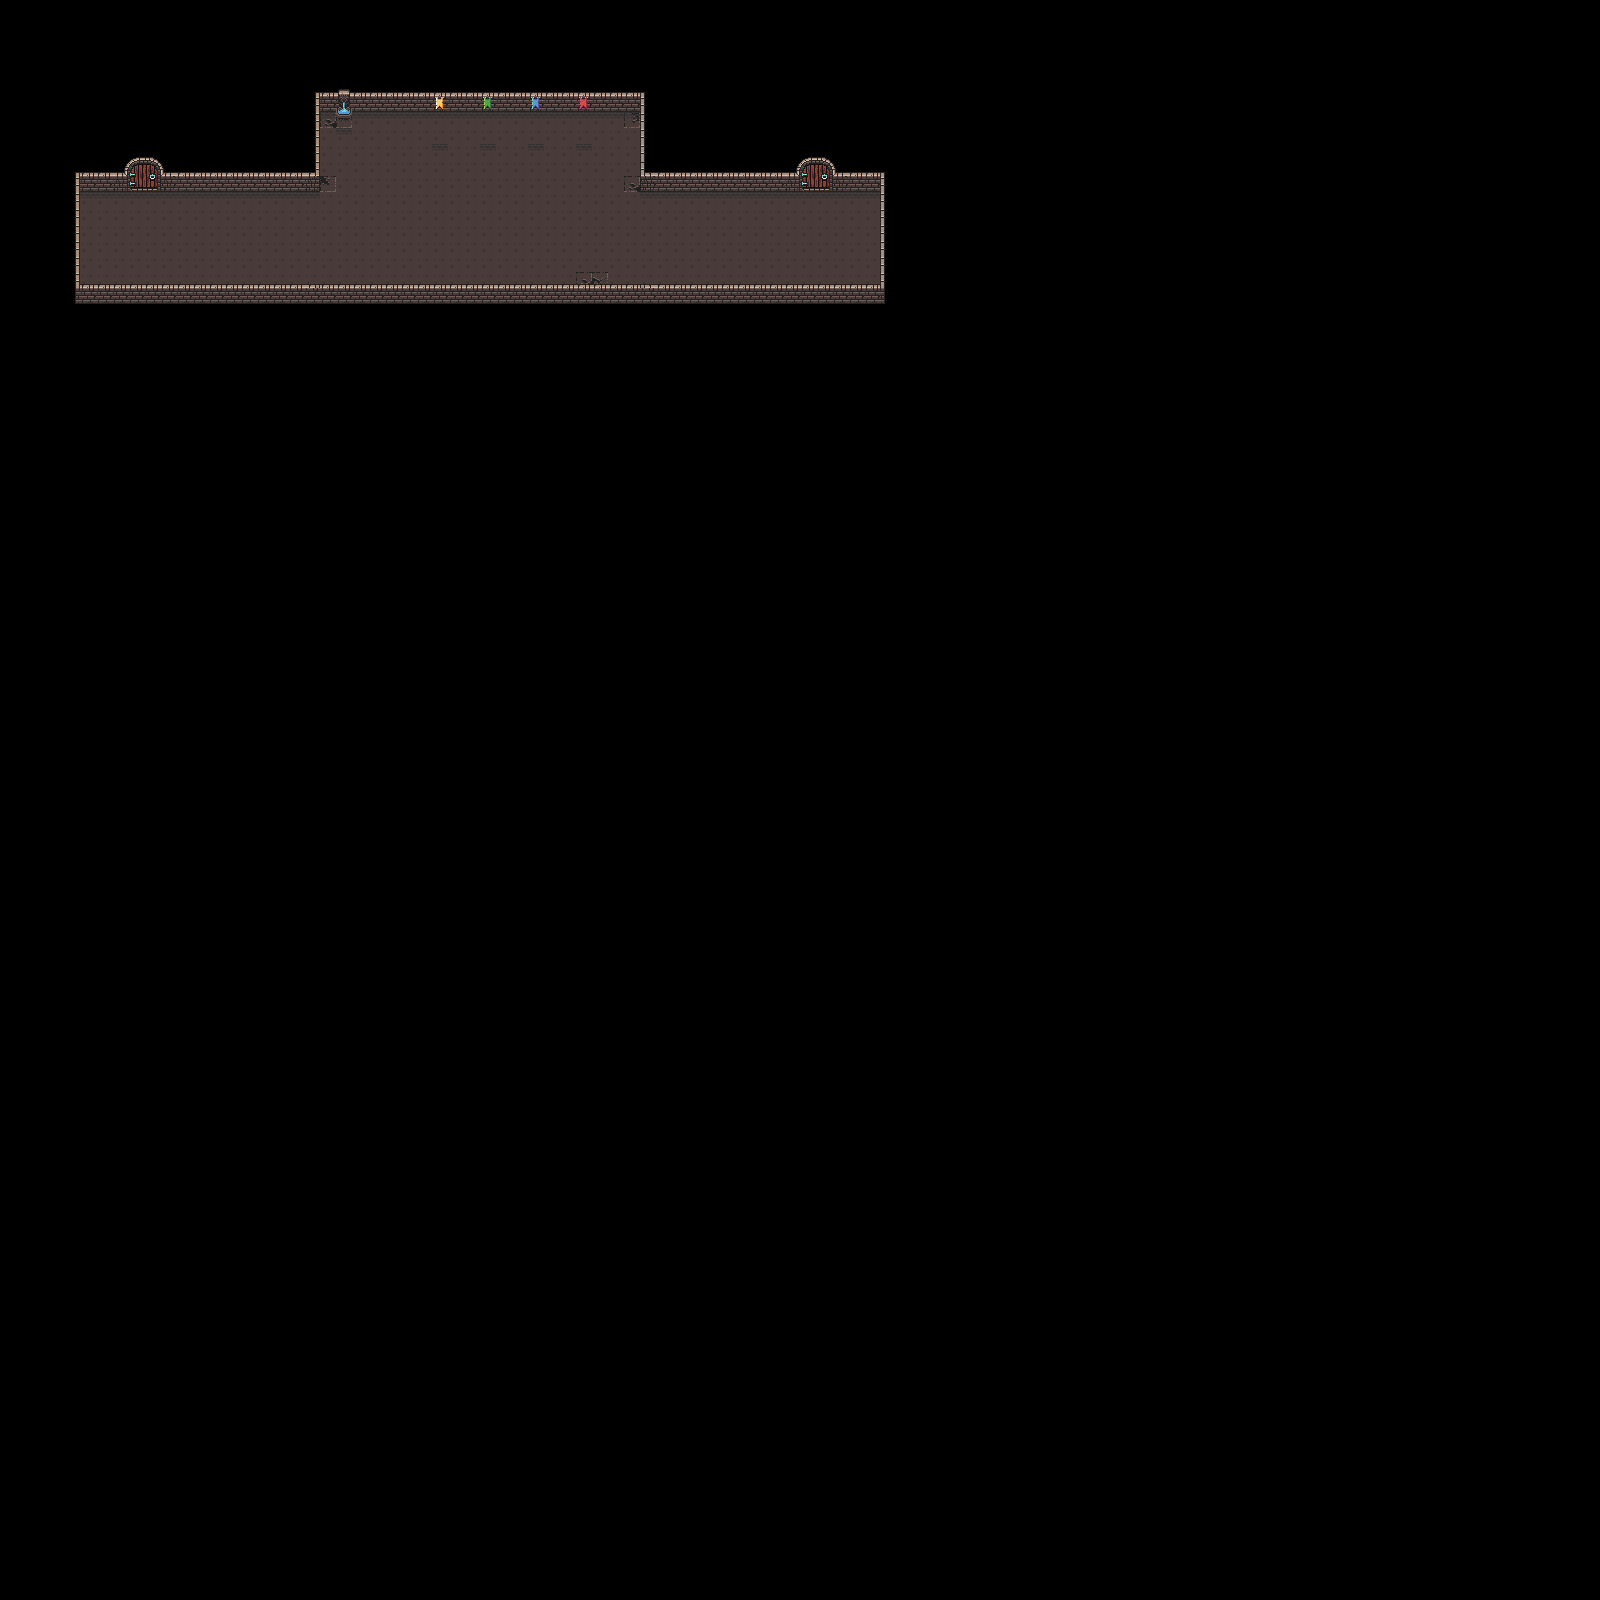

This game map was drawn from its Tiled (.tmx) file and the tilesets committed beside it. A one-line description and the trimmed map source follow:
An orthogonal 100x100 tile map with 16x16 px tiles, 2 tile layers (Ground, Walls) and 4 objects.

<map version="1.10" tiledversion="1.10.1" orientation="orthogonal" renderorder="right-down" width="100" height="100" tilewidth="16" tileheight="16" infinite="0" nextlayerid="5" nextobjectid="7">
 <editorsettings>
  <export target="../tiles/dungeon-03.json" format="json" />
 </editorsettings>
 <tileset firstgid="1" name="dungeon" tilewidth="16" tileheight="16" tilecount="160" columns="10">
  <image source="../tiles/dungeon_tiles.png" width="160" height="256" />
  <tile id="0">
   <properties>
    <property name="collides" type="bool" value="false" />
   </properties>
  </tile>
  <tile id="1">
   <properties>
    <property name="collides" type="bool" value="false" />
   </properties>
  </tile>
  <tile id="2">
   <properties>
    <property name="collides" type="bool" value="false" />
   </properties>
  </tile>
  <tile id="3">
   <properties>
    <property name="collides" type="bool" value="false" />
   </properties>
  </tile>
  <tile id="4">
   <properties>
    <property name="collides" type="bool" value="false" />
   </properties>
  </tile>
  <tile id="5">
   <properties>
    <property name="collides" type="bool" value="false" />
   </properties>
  </tile>
  <tile id="6">
   <properties>
    <property name="collides" type="bool" value="false" />
   </properties>
  </tile>
  <tile id="7">
   <properties>
    <property name="collides" type="bool" value="false" />
   </properties>
  </tile>
  <tile id="8">
   <properties>
    <property name="collides" type="bool" value="false" />
   </properties>
  </tile>
  <tile id="10">
   <properties>
    <property name="collides" type="bool" value="false" />
   </properties>
  </tile>
  <tile id="11">
   <properties>
    <property name="collides" type="bool" value="true" />
   </properties>
  </tile>
  <tile id="12">
   <properties>
    <property name="collides" type="bool" value="true" />
   </properties>
  </tile>
  <tile id="13">
   <properties>
    <property name="collides" type="bool" value="true" />
   </properties>
  </tile>
  <tile id="14">
   <properties>
    <property name="collides" type="bool" value="false" />
   </properties>
  </tile>
  <tile id="15">
   <properties>
    <property name="collides" type="bool" value="false" />
   </properties>
  </tile>
  <tile id="16">
   <properties>
    <property name="collides" type="bool" value="false" />
   </properties>
  </tile>
  <tile id="17">
   <properties>
    <property name="collides" type="bool" value="false" />
   </properties>
  </tile>
  <tile id="18">
   <properties>
    <property name="collides" type="bool" value="false" />
   </properties>
  </tile>
  <tile id="20">
   <properties>
    <property name="collides" type="bool" value="false" />
   </properties>
  </tile>
  <tile id="21">
   <properties>
    <property name="collides" type="bool" value="true" />
   </properties>
  </tile>
  <tile id="22">
   <properties>
    <property name="collides" type="bool" value="true" />
   </properties>
  </tile>
  <tile id="23">
   <properties>
    <property name="collides" type="bool" value="true" />
   </properties>
  </tile>
  <tile id="24">
   <properties>
    <property name="collides" type="bool" value="false" />
   </properties>
  </tile>
  <tile id="25">
   <properties>
    <property name="collides" type="bool" value="false" />
   </properties>
  </tile>
  <tile id="26">
   <properties>
    <property name="collides" type="bool" value="false" />
   </properties>
  </tile>
  <tile id="27">
   <properties>
    <property name="collides" type="bool" value="false" />
   </properties>
  </tile>
  <tile id="28">
   <properties>
    <property name="collides" type="bool" value="false" />
   </properties>
  </tile>
  <tile id="30">
   <properties>
    <property name="collides" type="bool" value="false" />
   </properties>
  </tile>
  <tile id="31">
   <properties>
    <property name="collides" type="bool" value="true" />
   </properties>
  </tile>
  <tile id="32">
   <properties>
    <property name="collides" type="bool" value="true" />
   </properties>
  </tile>
  <tile id="33">
   <properties>
    <property name="collides" type="bool" value="true" />
   </properties>
  </tile>
  <tile id="34">
   <properties>
    <property name="collides" type="bool" value="true" />
   </properties>
  </tile>
  <tile id="35">
   <properties>
    <property name="collides" type="bool" value="true" />
   </properties>
  </tile>
  <tile id="36">
   <properties>
    <property name="collides" type="bool" value="true" />
   </properties>
  </tile>
  <tile id="37">
   <properties>
    <property name="collides" type="bool" value="false" />
   </properties>
  </tile>
  <tile id="38">
   <properties>
    <property name="collides" type="bool" value="false" />
   </properties>
  </tile>
  <tile id="40">
   <properties>
    <property name="collides" type="bool" value="false" />
   </properties>
  </tile>
  <tile id="41">
   <properties>
    <property name="collides" type="bool" value="false" />
   </properties>
  </tile>
  <tile id="42">
   <properties>
    <property name="collides" type="bool" value="false" />
   </properties>
  </tile>
  <tile id="43">
   <properties>
    <property name="collides" type="bool" value="false" />
   </properties>
  </tile>
  <tile id="44">
   <properties>
    <property name="collides" type="bool" value="false" />
   </properties>
  </tile>
  <tile id="45">
   <properties>
    <property name="collides" type="bool" value="false" />
   </properties>
  </tile>
  <tile id="46">
   <properties>
    <property name="collides" type="bool" value="false" />
   </properties>
  </tile>
  <tile id="47">
   <properties>
    <property name="collides" type="bool" value="false" />
   </properties>
  </tile>
  <tile id="48">
   <properties>
    <property name="collides" type="bool" value="false" />
   </properties>
  </tile>
  <tile id="50">
   <properties>
    <property name="collides" type="bool" value="false" />
   </properties>
  </tile>
  <tile id="51">
   <properties>
    <property name="collides" type="bool" value="false" />
   </properties>
  </tile>
  <tile id="52">
   <properties>
    <property name="collides" type="bool" value="false" />
   </properties>
  </tile>
  <tile id="53">
   <properties>
    <property name="collides" type="bool" value="false" />
   </properties>
  </tile>
  <tile id="54">
   <properties>
    <property name="collides" type="bool" value="false" />
   </properties>
  </tile>
  <tile id="55">
   <properties>
    <property name="collides" type="bool" value="false" />
   </properties>
  </tile>
  <tile id="56">
   <properties>
    <property name="collides" type="bool" value="false" />
   </properties>
  </tile>
  <tile id="57">
   <properties>
    <property name="collides" type="bool" value="false" />
   </properties>
  </tile>
  <tile id="58">
   <properties>
    <property name="collides" type="bool" value="false" />
   </properties>
  </tile>
  <tile id="60">
   <properties>
    <property name="collides" type="bool" value="false" />
   </properties>
  </tile>
  <tile id="61">
   <properties>
    <property name="collides" type="bool" value="false" />
   </properties>
  </tile>
  <tile id="62">
   <properties>
    <property name="collides" type="bool" value="false" />
   </properties>
  </tile>
  <tile id="63">
   <properties>
    <property name="collides" type="bool" value="false" />
   </properties>
  </tile>
  <tile id="64">
   <properties>
    <property name="collides" type="bool" value="false" />
   </properties>
  </tile>
  <tile id="65">
   <properties>
    <property name="collides" type="bool" value="false" />
   </properties>
  </tile>
  <tile id="66">
   <properties>
    <property name="collides" type="bool" value="false" />
   </properties>
  </tile>
  <tile id="67">
   <properties>
    <property name="collides" type="bool" value="false" />
   </properties>
  </tile>
  <tile id="68">
   <properties>
    <property name="collides" type="bool" value="false" />
   </properties>
  </tile>
  <tile id="70">
   <properties>
    <property name="collides" type="bool" value="true" />
   </properties>
  </tile>
  <tile id="71">
   <properties>
    <property name="collides" type="bool" value="true" />
   </properties>
  </tile>
  <tile id="72">
   <properties>
    <property name="collides" type="bool" value="false" />
   </properties>
  </tile>
  <tile id="73">
   <properties>
    <property name="collides" type="bool" value="false" />
   </properties>
  </tile>
  <tile id="74">
   <properties>
    <property name="collides" type="bool" value="false" />
   </properties>
  </tile>
  <tile id="75">
   <properties>
    <property name="collides" type="bool" value="false" />
   </properties>
  </tile>
  <tile id="76">
   <properties>
    <property name="collides" type="bool" value="false" />
   </properties>
  </tile>
  <tile id="77">
   <properties>
    <property name="collides" type="bool" value="false" />
   </properties>
  </tile>
  <tile id="78">
   <properties>
    <property name="collides" type="bool" value="false" />
   </properties>
  </tile>
  <tile id="80">
   <properties>
    <property name="collides" type="bool" value="true" />
   </properties>
  </tile>
  <tile id="81">
   <properties>
    <property name="collides" type="bool" value="true" />
   </properties>
  </tile>
  <tile id="82">
   <properties>
    <property name="collides" type="bool" value="true" />
   </properties>
  </tile>
  <tile id="83">
   <properties>
    <property name="collides" type="bool" value="true" />
   </properties>
  </tile>
  <tile id="84">
   <properties>
    <property name="collides" type="bool" value="true" />
   </properties>
  </tile>
  <tile id="85">
   <properties>
    <property name="collides" type="bool" value="true" />
   </properties>
  </tile>
  <tile id="86">
   <properties>
    <property name="collides" type="bool" value="false" />
   </properties>
  </tile>
  <tile id="87">
   <properties>
    <property name="collides" type="bool" value="false" />
   </properties>
  </tile>
  <tile id="88">
   <properties>
    <property name="collides" type="bool" value="false" />
   </properties>
  </tile>
  <tile id="90">
   <properties>
    <property name="collides" type="bool" value="true" />
   </properties>
  </tile>
  <tile id="91">
   <properties>
    <property name="collides" type="bool" value="true" />
   </properties>
  </tile>
  <tile id="92">
   <properties>
    <property name="collides" type="bool" value="true" />
   </properties>
  </tile>
  <tile id="93">
   <properties>
    <property name="collides" type="bool" value="true" />
   </properties>
  </tile>
  <tile id="94">
   <properties>
    <property name="collides" type="bool" value="true" />
   </properties>
  </tile>
  <tile id="95">
   <properties>
    <property name="collides" type="bool" value="true" />
   </properties>
  </tile>
  <tile id="96">
   <properties>
    <property name="collides" type="bool" value="false" />
   </properties>
  </tile>
  <tile id="97">
   <properties>
    <property name="collides" type="bool" value="false" />
   </properties>
  </tile>
  <tile id="98">
   <properties>
    <property name="collides" type="bool" value="false" />
   </properties>
  </tile>
  <tile id="100">
   <properties>
    <property name="collides" type="bool" value="false" />
   </properties>
  </tile>
  <tile id="101">
   <properties>
    <property name="collides" type="bool" value="false" />
   </properties>
  </tile>
  <tile id="102">
   <properties>
    <property name="collides" type="bool" value="true" />
   </properties>
  </tile>
  <tile id="103">
   <properties>
    <property name="collides" type="bool" value="true" />
   </properties>
  </tile>
  <tile id="104">
   <properties>
    <property name="collides" type="bool" value="true" />
   </properties>
  </tile>
  <tile id="105">
   <properties>
    <property name="collides" type="bool" value="true" />
   </properties>
  </tile>
  <tile id="106">
   <properties>
    <property name="collides" type="bool" value="false" />
   </properties>
  </tile>
  <tile id="107">
   <properties>
    <property name="collides" type="bool" value="false" />
   </properties>
  </tile>
  <tile id="108">
   <properties>
    <property name="collides" type="bool" value="false" />
   </properties>
  </tile>
  <tile id="110">
   <properties>
    <property name="collides" type="bool" value="false" />
   </properties>
  </tile>
  <tile id="111">
   <properties>
    <property name="collides" type="bool" value="false" />
   </properties>
  </tile>
  <tile id="112">
   <properties>
    <property name="collides" type="bool" value="false" />
   </properties>
  </tile>
  <tile id="113">
   <properties>
    <property name="collides" type="bool" value="false" />
   </properties>
  </tile>
  <tile id="114">
   <properties>
    <property name="collides" type="bool" value="false" />
   </properties>
  </tile>
  <tile id="115">
   <properties>
    <property name="collides" type="bool" value="false" />
   </properties>
  </tile>
  <tile id="116">
   <properties>
    <property name="collides" type="bool" value="false" />
   </properties>
  </tile>
  <tile id="117">
   <properties>
    <property name="collides" type="bool" value="false" />
   </properties>
  </tile>
  <tile id="118">
   <properties>
    <property name="collides" type="bool" value="false" />
   </properties>
  </tile>
  <tile id="120">
   <properties>
    <property name="collides" type="bool" value="false" />
   </properties>
  </tile>
  <tile id="121">
   <properties>
    <property name="collides" type="bool" value="false" />
   </properties>
  </tile>
  <tile id="122">
   <properties>
    <property name="collides" type="bool" value="false" />
   </properties>
  </tile>
  <tile id="123">
   <properties>
    <property name="collides" type="bool" value="false" />
   </properties>
  </tile>
  <tile id="124">
   <properties>
    <property name="collides" type="bool" value="false" />
   </properties>
  </tile>
  <tile id="125">
   <properties>
    <property name="collides" type="bool" value="false" />
   </properties>
  </tile>
  <tile id="126">
   <properties>
    <property name="collides" type="bool" value="false" />
   </properties>
  </tile>
  <tile id="127">
   <properties>
    <property name="collides" type="bool" value="false" />
   </properties>
  </tile>
  <tile id="128">
   <properties>
    <property name="collides" type="bool" value="false" />
   </properties>
  </tile>
  <tile id="130">
   <properties>
    <property name="collides" type="bool" value="false" />
   </properties>
  </tile>
  <tile id="131">
   <properties>
    <property name="collides" type="bool" value="true" />
   </properties>
  </tile>
  <tile id="132">
   <properties>
    <property name="collides" type="bool" value="true" />
   </properties>
  </tile>
  <tile id="133">
   <properties>
    <property name="collides" type="bool" value="true" />
   </properties>
  </tile>
  <tile id="134">
   <properties>
    <property name="collides" type="bool" value="true" />
   </properties>
  </tile>
  <tile id="135">
   <properties>
    <property name="collides" type="bool" value="false" />
   </properties>
  </tile>
  <tile id="136">
   <properties>
    <property name="collides" type="bool" value="false" />
   </properties>
  </tile>
  <tile id="137">
   <properties>
    <property name="collides" type="bool" value="false" />
   </properties>
  </tile>
  <tile id="138">
   <properties>
    <property name="collides" type="bool" value="false" />
   </properties>
  </tile>
  <tile id="140">
   <properties>
    <property name="collides" type="bool" value="false" />
   </properties>
  </tile>
  <tile id="141">
   <properties>
    <property name="collides" type="bool" value="true" />
   </properties>
  </tile>
  <tile id="142">
   <properties>
    <property name="collides" type="bool" value="true" />
   </properties>
  </tile>
  <tile id="143">
   <properties>
    <property name="collides" type="bool" value="true" />
   </properties>
  </tile>
  <tile id="144">
   <properties>
    <property name="collides" type="bool" value="true" />
   </properties>
  </tile>
  <tile id="145">
   <properties>
    <property name="collides" type="bool" value="false" />
   </properties>
  </tile>
  <tile id="146">
   <properties>
    <property name="collides" type="bool" value="false" />
   </properties>
  </tile>
  <tile id="147">
   <properties>
    <property name="collides" type="bool" value="false" />
   </properties>
  </tile>
  <tile id="148">
   <properties>
    <property name="collides" type="bool" value="false" />
   </properties>
  </tile>
 </tileset>
 <layer id="1" name="Ground" width="100" height="100">
  <data>[10000 cells, 420 non-empty, 6 distinct tile ids]</data>
 </layer>
 <layer id="2" name="Walls" width="100" height="100">
  <data>[10000 cells, 290 non-empty, 33 distinct tile ids]</data>
 </layer>
 <objectgroup id="4" name="Chests">
  <object id="1" gid="59" x="432" y="142.5" width="16" height="16" />
  <object id="3" gid="59" x="480" y="142.5" width="16" height="16" />
  <object id="4" gid="59" x="528" y="143.5" width="16" height="16" />
  <object id="5" gid="59" x="576" y="143" width="16" height="16" />
 </objectgroup>
</map>
